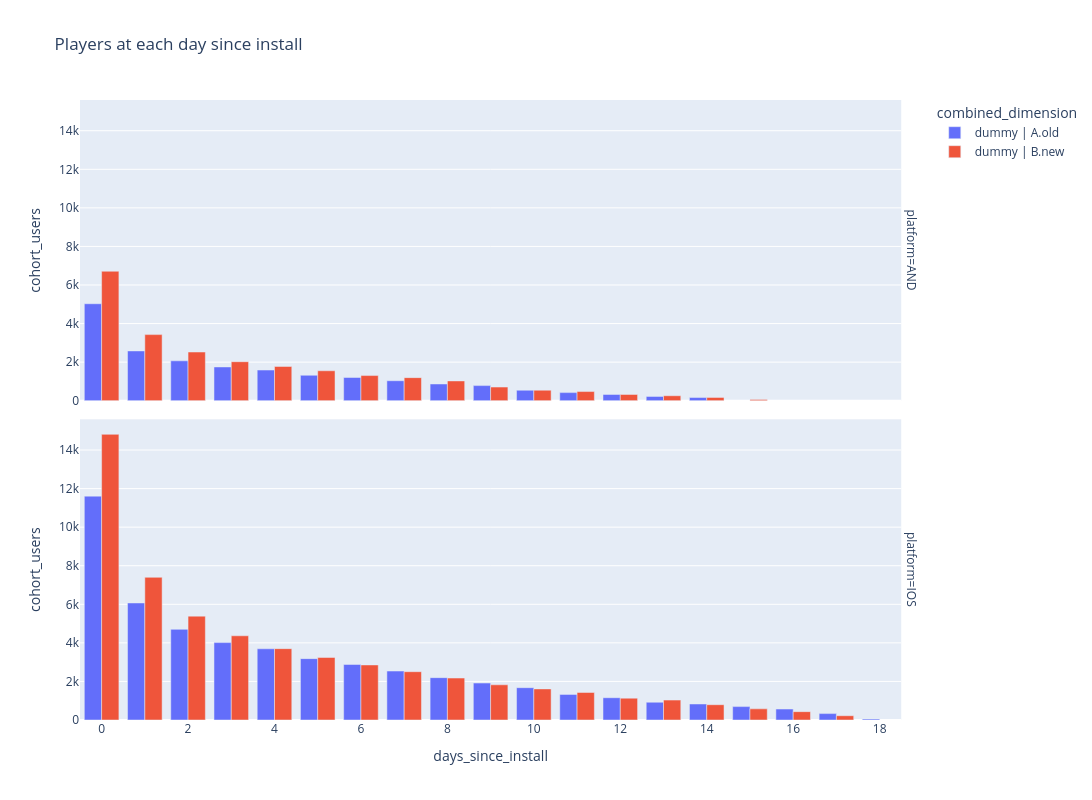

Notebook cell for this chart:
### Code cell
# hide-output
fig = px.bar(pl_ftue_max_level_agg, 
              x='days_since_install', 
              y='cohort_users',
              color='combined_dimension',
              title='Players at each day since install',
              facet_row='platform',
              width=1200,
              height=800,
              barmode='group',
              hover_data={'weighted_avg_max_level': True, 'cohort_users': True},)

fig.show()

### Figure 1 — Plotly figure (JSON) as saved in the notebook; plotly's stock layout.template omitted (floating-point values rounded to 4 significant figures)
{"data": [{"alignmentgroup": "True", "customdata": [[3.622], [5.718], [7.293], [8.486], [9.739], [10.56], [11.26], [11.88], [12.44], [13.12], [13.92], [14.49], [14.86], [15.53], [16.14]], "hovertemplate": "combined_dimension=dummy | A.old<br>platform=AND<br>days_since_install=%{x}<br>cohort_users=%{y}<br>weighted_avg_max_level=%{customdata[0]}<extra></extra>", "legendgroup": "dummy | A.old", "marker": {"color": "#636efa", "pattern": {"shape": ""}}, "name": "dummy | A.old", "offsetgroup": "dummy | A.old", "orientation": "v", "showlegend": true, "textposition": "auto", "type": "bar", "x": [0, 1, 2, 3, 4, 5, 6, 7, 8, 9, 10, 11, 12, 13, 14], "xaxis": "x2", "y": [5028, 2581, 2068, 1750, 1589, 1319, 1204, 1036, 867, 783, 543, 419, 325, 223, 164], "yaxis": "y2"}, {"alignmentgroup": "True", "customdata": [[3.629], [5.644], [6.942], [7.96], [8.719], [9.522], [10.05], [10.61], [11.24], [11.91], [12.41], [12.87], [13.45], [13.64], [13.96], [14.6], [15.17], [15.34], [15.47]], "hovertemplate": "combined_dimension=dummy | A.old<br>platform=IOS<br>days_since_install=%{x}<br>cohort_users=%{y}<br>weighted_avg_max_level=%{customdata[0]}<extra></extra>", "legendgroup": "dummy | A.old", "marker": {"color": "#636efa", "pattern": {"shape": ""}}, "name": "dummy | A.old", "offsetgroup": "dummy | A.old", "orientation": "v", "showlegend": false, "textposition": "auto", "type": "bar", "x": [0, 1, 2, 3, 4, 5, 6, 7, 8, 9, 10, 11, 12, 13, 14, 15, 16, 17, 18], "xaxis": "x", "y": [11609, 6069, 4702, 4014, 3693, 3182, 2880, 2539, 2196, 1916, 1676, 1328, 1155, 922, 830, 695, 568, 332, 51], "yaxis": "y"}, {"alignmentgroup": "True", "customdata": [[3.655], [5.725], [7.132], [8.273], [9.132], [9.887], [10.62], [11.11], [11.84], [12.38], [12.79], [13.36], [13.64], [14.5], [14.21], [14.82]], "hovertemplate": "combined_dimension=dummy | B.new<br>platform=AND<br>days_since_install=%{x}<br>cohort_users=%{y}<br>weighted_avg_max_level=%{customdata[0]}<extra></extra>", "legendgroup": "dummy | B.new", "marker": {"color": "#EF553B", "pattern": {"shape": ""}}, "name": "dummy | B.new", "offsetgroup": "dummy | B.new", "orientation": "v", "showlegend": true, "textposition": "auto", "type": "bar", "x": [0, 1, 2, 3, 4, 5, 6, 7, 8, 9, 10, 11, 12, 13, 14, 15], "xaxis": "x2", "y": [6713, 3427, 2524, 2022, 1776, 1552, 1303, 1196, 1025, 707, 545, 474, 324, 257, 172, 58], "yaxis": "y2"}, {"alignmentgroup": "True", "customdata": [[3.663], [5.644], [7.02], [7.977], [8.871], [9.551], [10.18], [10.65], [11.25], [11.82], [12.29], [12.85], [13.3], [13.59], [13.86], [14.5], [15.41], [16.1]], "hovertemplate": "combined_dimension=dummy | B.new<br>platform=IOS<br>days_since_install=%{x}<br>cohort_users=%{y}<br>weighted_avg_max_level=%{customdata[0]}<extra></extra>", "legendgroup": "dummy | B.new", "marker": {"color": "#EF553B", "pattern": {"shape": ""}}, "name": "dummy | B.new", "offsetgroup": "dummy | B.new", "orientation": "v", "showlegend": false, "textposition": "auto", "type": "bar", "x": [0, 1, 2, 3, 4, 5, 6, 7, 8, 9, 10, 11, 12, 13, 14, 15, 16, 17], "xaxis": "x", "y": [14814, 7399, 5386, 4367, 3700, 3243, 2855, 2505, 2175, 1825, 1612, 1428, 1132, 1033, 793, 578, 433, 222], "yaxis": "y"}], "layout": {"annotations": [{"font": {}, "showarrow": false, "text": "platform=IOS", "textangle": 90, "x": 0.98, "xanchor": "left", "xref": "paper", "y": 0.2425, "yanchor": "middle", "yref": "paper"}, {"font": {}, "showarrow": false, "text": "platform=AND", "textangle": 90, "x": 0.98, "xanchor": "left", "xref": "paper", "y": 0.7575, "yanchor": "middle", "yref": "paper"}], "barmode": "group", "height": 800, "legend": {"title": {"text": "combined_dimension"}, "tracegroupgap": 0}, "title": {"text": "Players at each day since install"}, "width": 1200, "xaxis": {"anchor": "y", "domain": [0, 0.98], "title": {"text": "days_since_install"}}, "xaxis2": {"anchor": "y2", "domain": [0, 0.98], "matches": "x", "showticklabels": false}, "yaxis": {"anchor": "x", "domain": [0, 0.485], "title": {"text": "cohort_users"}}, "yaxis2": {"anchor": "x2", "domain": [0.515, 1], "matches": "y", "title": {"text": "cohort_users"}}}}
